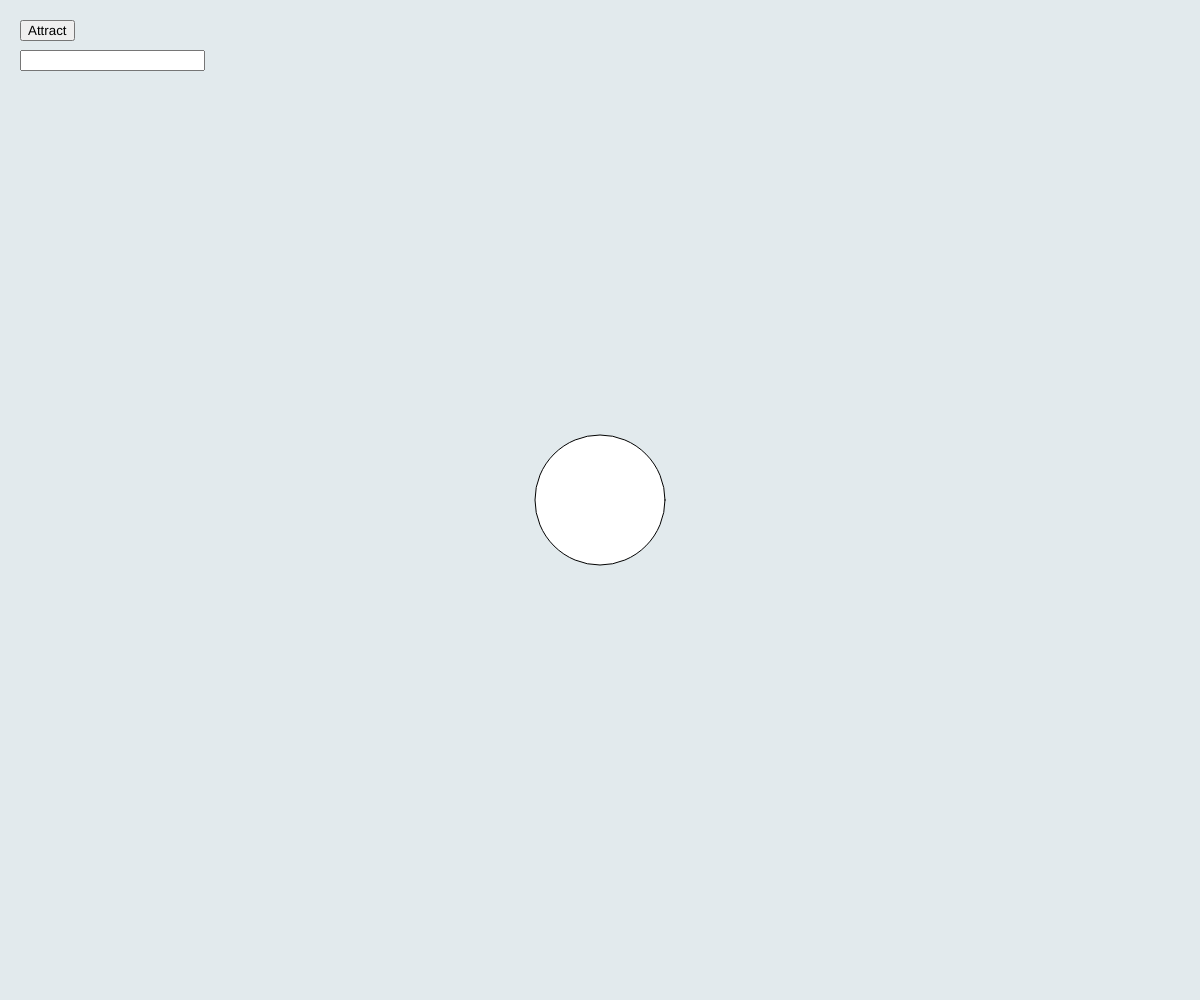
Frame 1 (no input)
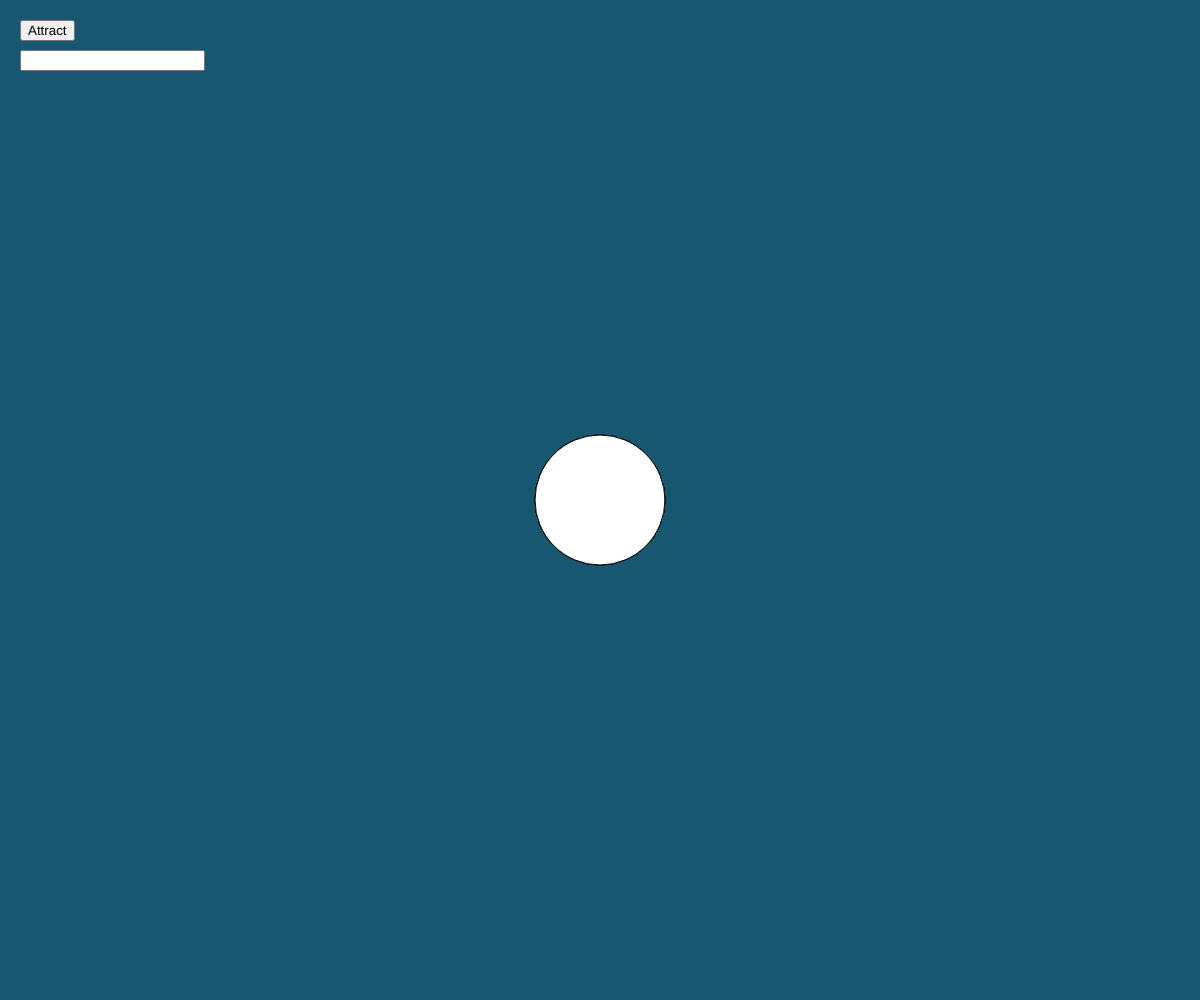
Frame 60 (no input)
Frame 120 (the mouse pressed at the canvas centre since frame 60): identical to frame 60, image omitted

The p5.js sketch that drew these frames (run headless with seeded random() and noise() and a simulated clock; from frame 60 on, the mouse is pressed at the canvas centre):

// p5.js sketch
// ── sketch.js
let dict = [];
let movers = [];
let button;
let isAttracted = false;
let circle;
let magnet;
let magnetStrength;
let inputBox;

function setup() {
  frameRate=200
  createCanvas(windowWidth, windowHeight);

  circle = createVector(windowWidth / 2, windowHeight / 2);
  magnetStrength = 1000;

  reset();

  inputBox = createInput();
  inputBox.position(20, 50);
  inputBox.changed(() => {
    dict = inputBox.value().split(" ");
    reset();
  });

  button = createButton('Attract');
  button.position(20, 20);
  button.mousePressed(() => {
    isAttracted = !isAttracted;
  });
}

function draw() {
  background(27, 90, 110, 32);
  ellipse(circle.x, circle.y, 130, 130);

  if (isAttracted) {
    let magnet = createVector(circle.x, circle.y);
    for (let i = 0; i < movers.length; i++) {
      let force = p5.Vector.sub(magnet, movers[i].position);
      let distance = force.mag();
      force.normalize();
      force.mult(magnetStrength / (distance * distance));
      movers[i].applyForce(force);
    }
  }

  for (let i = 0; i < movers.length; i++) {
    movers[i].update();
    movers[i].display();
    movers[i].checkEdges();
  }
}

function reset() {
  movers = [];
  for (let i = 0; i < dict.length; i++) {
    movers[i] = new Mover(1.5, 20 + i * 40, 2, dict[i]);
  }
}

function Mover(m, x, y, word) {
  this.mass = m;
  this.position = createVector(x, y);
  this.velocity = createVector(0, 0);
  this.acceleration = createVector(0, 0);
  this.word = word;
}

Mover.prototype.applyForce = function(force) {
  let f = p5.Vector.div(force, this.mass);
  this.acceleration.add(f);
};

Mover.prototype.update = function() {
  this.velocity.add(this.acceleration);
  this.position.add(this.velocity);
  this.acceleration.mult(0);
};

Mover.prototype.display = function() {
  stroke(0);
  strokeWeight(1);
  fill(255);
  text(this.word, this.position.x, this.position.y, this.mass * 16, this.mass * 16);
};

Mover.prototype.checkEdges = function() {
  if (this.position.y > (height - this.mass * 8)) {
    this.velocity.y *= -0.4;
    this.position.y = (height - this.mass * 8);
  }
};
